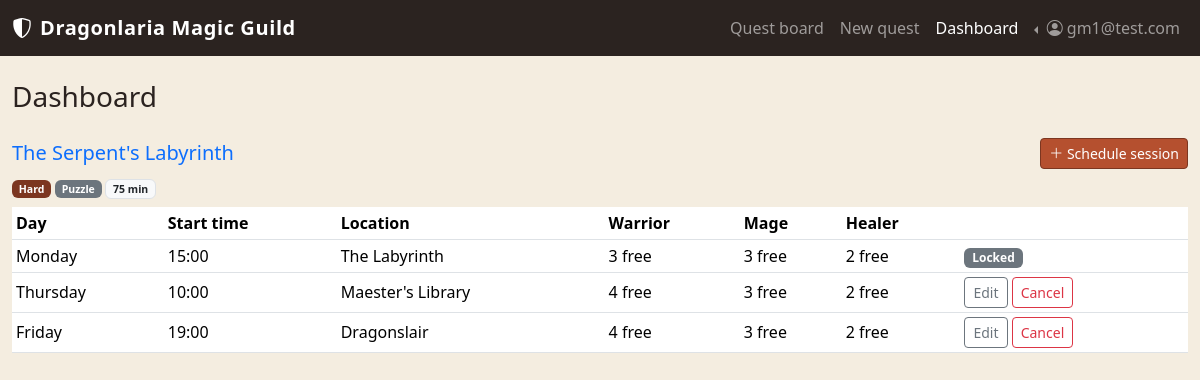
Screenshot of /gm/profile (signed in) with the database file from the repository.
### tables this page shows
CREATE TABLE "USERS" (
	"user_id"	INTEGER NOT NULL UNIQUE,
	"email"	TEXT NOT NULL UNIQUE,
	"password_hash"	TEXT NOT NULL UNIQUE,
	"role"	TEXT NOT NULL,
	PRIMARY KEY("user_id" AUTOINCREMENT)
);

CREATE TABLE "QUESTS" (
	"quest_id"	INTEGER NOT NULL UNIQUE,
	"created_by"	INTEGER NOT NULL,
	"title"	TEXT NOT NULL,
	"dur_mins"	INTEGER NOT NULL,
	"quest_type"	TEXT NOT NULL,
	"difficulty"	TEXT NOT NULL,
	"desc"	TEXT NOT NULL,
	"image_path"	TEXT NOT NULL,
	PRIMARY KEY("quest_id" AUTOINCREMENT),
	FOREIGN KEY("created_by") REFERENCES "USERS"("user_id")
);

CREATE TABLE "QUEST_SESSIONS" (
	"session_id"	INTEGER NOT NULL UNIQUE,
	"quest_id"	INTEGER NOT NULL,
	"day"	TEXT NOT NULL,
	"start_time"	TEXT NOT NULL,
	"location"	TEXT NOT NULL,
	PRIMARY KEY("session_id" AUTOINCREMENT),
	FOREIGN KEY("quest_id") REFERENCES "QUESTS"("quest_id")
);

### app.py (the view)
@app.route("/gm/profile")
@login_required
def gm_profile():
    if not current_user.is_guild_master():
        flash("Only the Guild Master has a dashboard", "danger")
        return redirect(url_for("homepage"))
    quests_db = quests_dao.get_quests_by_creator(current_user.id)
    quests_with_sessions = []
    for q in quests_db:
        sessions_db = quest_sessions_dao.get_sessions_by_quest(q["quest_id"])
        sessions_with_stats = []
        for s in sessions_db:
            remaining = quest_sessions_dao.get_all_remaining_places(s["session_id"])
            has_participants = quest_sessions_dao.has_participants(s["session_id"])
            sessions_with_stats.append({"session": s, "remaining": remaining, "has_participants": has_participants})
        quests_with_sessions.append({"quest": q, "sessions": sessions_with_stats})
    return render_template("guildmaster/gm_profile.html", quests=quests_with_sessions)

### app.py (called while the page is built)
@login_manager.user_loader
def load_user(user_id):
    db_user = users_dao.get_user_by_id(user_id)
    if db_user is None:
        return None
    return User(id=db_user["user_id"], email=db_user["email"],
                password_hash=db_user["password_hash"], role=db_user["role"])

### models.py (called while the page is built)
    def is_adventurer(self):
        return self.role == "adventurer"

    def is_guild_master(self):
        return self.role == "guild_master"

### quest_sessions_dao.py (called while the page is built)
def get_remaining_places(session_id, role_category):
    capacities = {"Warrior": 4, "Mage": 3, "Healer": 2} #capacities dictionary
    query = (
        "SELECT COALESCE(SUM(places_reserved), 0) AS taken " #COALESCE is added bc if no participants = return 0 rather than NULL
        "FROM PARTICIPATIONS P "
        "WHERE session_id = ? AND role_is = ?" )
    conn = sqlite3.connect("database/myquest.db")
    conn.row_factory = sqlite3.Row
    cursor = conn.cursor()
    cursor.execute(query, (session_id, role_category))
    db_participation = cursor.fetchone()
    cursor.close()
    conn.close()
    return capacities[role_category] - db_participation["taken"] #returns int value of remaining places for role

def get_all_remaining_places(session_id):
    capacities = {"Warrior": 4, "Mage": 3, "Healer": 2}
    remaining = {}
    for role in capacities:
        remaining[role] = get_remaining_places(session_id, role)
    return remaining

def get_sessions_by_quest(quest_id):
    query = "SELECT * FROM QUEST_SESSIONS WHERE quest_id = ?"
    conn = sqlite3.connect("database/myquest.db")
    conn.row_factory = sqlite3.Row
    cursor = conn.cursor()
    cursor.execute(query, (quest_id,))
    db_sessions = cursor.fetchall()
    cursor.close()
    conn.close()
    return db_sessions

def has_participants(session_id):
    query = "SELECT 1 FROM PARTICIPATIONS WHERE session_id = ? LIMIT 1"
    conn = sqlite3.connect("database/myquest.db")
    conn.row_factory = sqlite3.Row
    cursor = conn.cursor()
    cursor.execute(query, (session_id,))
    db_participation = cursor.fetchone()
    cursor.close()
    conn.close()
    return db_participation is not None

### quests_dao.py (called while the page is built)
def get_quests_by_creator(creator_id):
    query = "SELECT * FROM QUESTS WHERE created_by = ? ORDER BY quest_id"
    conn = sqlite3.connect("database/myquest.db")
    conn.row_factory = sqlite3.Row
    cursor = conn.cursor()
    cursor.execute(query, (creator_id,))
    db_quests = cursor.fetchall()
    cursor.close()
    conn.close()
    return db_quests

### templates/guildmaster/gm_profile.html (shortened to what this page needs)
{% extends "base.html" %}
{% block gm_profile_active %}active{% endblock %}
{% block content %}
<div class="col-12">
  <h1 class="h3 mb-4">Dashboard</h1>
  {% if quests|length == 0 %}
  <p class="text-muted">You haven't created any quests yet.
    <a href="{{ url_for('new_quest_form') }}">Create your first quest</a> to get started.</p>
  {% else %}
    {% for row in quests %}
    <div class="mb-5">
      <div class="d-flex align-items-center justify-content-between mb-2">
        <h2 class="h5 mb-0">
          <a href="{{ url_for('quest', quest_id=row.quest.quest_id) }}" class="text-decoration-none">{{ row.quest.title }}</a>
        </h2>
        <a href="{{ url_for('new_session_form', quest_id=row.quest.quest_id) }}" class="btn btn-guild-primary btn-sm">
          <i class="bi bi-plus-lg"></i> Schedule session
        </a>
      </div>
      <p class="text-muted small mb-2">
        <span class="badge badge-difficulty-{{ row.quest.difficulty }}">{{ row.quest.difficulty|capitalize }}</span>
        <span class="badge bg-secondary">{{ row.quest.quest_type|capitalize }}</span>
        <span class="badge bg-light text-dark border">{{ row.quest.dur_mins }} min</span>
      </p>
      {% if row.sessions|length == 0 %}
      <p class="text-muted small">No sessions scheduled yet.</p>
      {% else %}
      <table class="table align-middle table-sm">
        <thead>
          <tr>
            <th scope="col">Day</th>
            <th scope="col">Start time</th>
            <th scope="col">Location</th>
            <th scope="col">Warrior</th>
            <th scope="col">Mage</th>
            <th scope="col">Healer</th>
            <th scope="col"></th>
          </tr>
        </thead>
        <tbody>
          {% for s in row.sessions %}
          <tr>
            <td>{{ s.session.day }}</td>
            <td><time>{{ s.session.start_time }}</time></td>
            <td>{{ s.session.location }}</td>
            <td>{{ s.remaining.Warrior }} free</td>
            <td>{{ s.remaining.Mage }} free</td>
            <td>{{ s.remaining.Healer }} free</td>
            <td class="text-nowrap">
              {% if s.has_participants %}
              <span class="badge bg-secondary">Locked</span>
              {% else %}
              <a href="{{ url_for('edit_session_form', session_id=s.session.session_id) }}" class="btn btn-outline-secondary btn-sm">Edit</a>
              <form method="POST" action="{{ url_for('cancel_session', session_id=s.session.session_id) }}" class="d-inline">
                <button type="submit" class="btn btn-outline-danger btn-sm">Cancel</button>
              </form>
              {% endif %}
            </td>
          </tr>
          {% endfor %}
        </tbody>
      </table>
      {% endif %}
    </div>
    {% endfor %}
  {% endif %}
</div>
{% endblock %}

### templates/base.html (shortened to what this page needs)
<!doctype html>
<html lang="en">
<head>
  <link href="https://cdn.jsdelivr.net/npm/bootstrap@5.3.5/dist/css/bootstrap.min.css" rel="stylesheet"
>
  <link rel="stylesheet" href="https://cdn.jsdelivr.net/npm/bootstrap-icons@1.11.3/font/bootstrap-icons.min.css">
  <link rel="stylesheet" href="{{ url_for('static', filename='style.css') }}">
</head>
<body>
  <header id="site-header">
    <nav class="navbar navbar-dark navbar-expand-lg guild-navbar">
      <div class="container-fluid">
        <a class="navbar-brand d-flex align-items-center gap-2" href="{{ url_for('homepage') }}">
          <i class="bi bi-shield-shaded"></i>
          <span class="brand-title">Dragonlaria Magic Guild</span>
        </a>
        <div class="collapse navbar-collapse" id="navbarSupportedContent">
          <ul class="navbar-nav ms-auto align-items-lg-center">
            <li class="nav-item">
              <a class="nav-link {% block home_active %}{% endblock %}" aria-current="page"
                href="{{ url_for('homepage') }}">Quest board</a>
            </li>
            {% if current_user.is_authenticated %}
              {% if current_user.is_adventurer() %}
                <li class="nav-item">
                  <a class="nav-link {% block profile_active %}{% endblock %}"
                    href="{{ url_for('profile') }}">My quests</a>
                </li>
              {% elif current_user.is_guild_master() %}
                <li class="nav-item">
                  <a class="nav-link {% block new_quest_active %}{% endblock %}"
                    href="{{ url_for('new_quest_form') }}">New quest</a>
                </li>
                <li class="nav-item">
                  <a class="nav-link {% block gm_profile_active %}{% endblock %}"
                    href="{{ url_for('gm_profile') }}">Dashboard</a>
                </li>
              {% endif %}
              <li class="nav-item dropdown dropstart">
                <a class="nav-link dropdown-toggle" href="#" role="button" data-bs-toggle="dropdown"
                  aria-expanded="false">
                  <i class="bi bi-person-circle"></i> {{ current_user.email }}
                </a>
              </li>
            {% endif %}
          </ul>
        </div>
      </div>
    </nav>
  </header>
  <div class="container-fluid mt-4">
    <div class="row">
      {% block content %}{% endblock %}
    </div>
  </div>
</body>
</html>

### static/style.css (style rules this page uses)
:root { --guild-ember: #b5502f; --guild-ember-dark: #7c3620; --guild-parchment: #f4ede0; --guild-ink: #2b2320; --guild-forest: #3c5741; }
body { background-color: var(--guild-parchment); color: var(--guild-ink); }
.guild-navbar { background-color: var(--guild-ink); }
.brand-title { font-weight: 600; letter-spacing: 0.03em; }
.btn-guild-primary { background-color: var(--guild-ember); border-color: var(--guild-ember-dark); color: #fff; }
.badge-difficulty-hard { background-color: var(--guild-ember-dark); }

### rows the page displays
USERS: email "gm1@test.com"
QUESTS: quest "The Serpent's Labyrinth", quest.difficulty "Hard", quest.quest_type "Puzzle", quest.dur_mins "75"
QUEST_SESSIONS: session.day "Monday", session.start_time "15:00", session.location "The Labyrinth"
QUEST_SESSIONS: session.day "Thursday", session.start_time "10:00", session.location "Maester's Library"
QUEST_SESSIONS: session.day "Friday", session.start_time "19:00", session.location "Dragonslair"

### other values shown
{{ s.remaining.Warrior }} "3" "4" "4"
{{ s.remaining.Mage }} "3" "3" "3"
{{ s.remaining.Healer }} "2" "2" "2"
